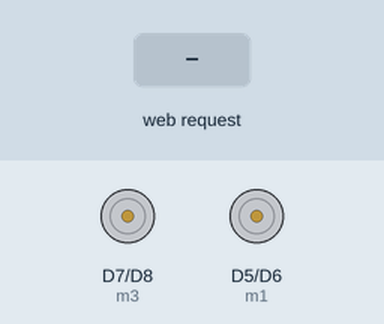
Recording of a sketch running on a simulated ESP8266 (NodeMCU). Parts: motor-driver pin pairs drawn as motors (green arrow = first pin HIGH = forward, orange = second pin HIGH = backward, longer = more drive). Inputs (shaded band) come from the test bench. WiFi joins after 1.5 s; servers stay silent unless stated; what the sketch prints to the serial monitor is not drawn.

Above: at 2.8 s.
2.9 s: HTTP request GET /forward received
At 3.2 s:
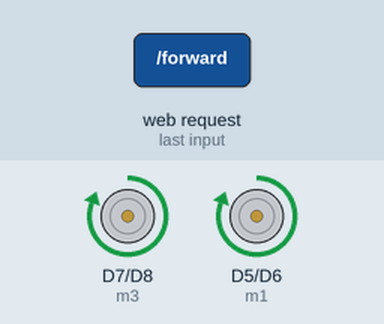
4.4 s: HTTP request GET /back received
At 5.5 s:
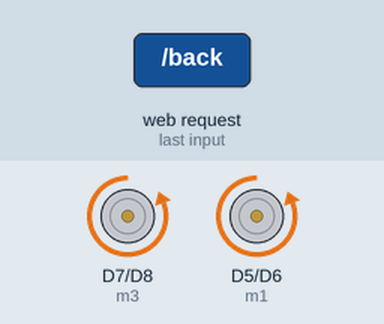
5.9 s: HTTP request GET /left received
At 6.7 s:
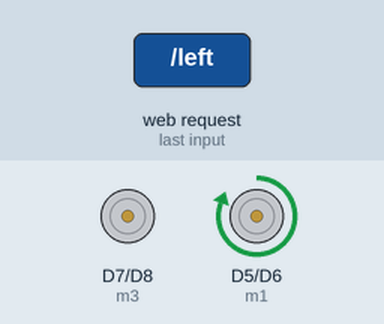
7.4 s: HTTP request GET /right received
At 7.8 s:
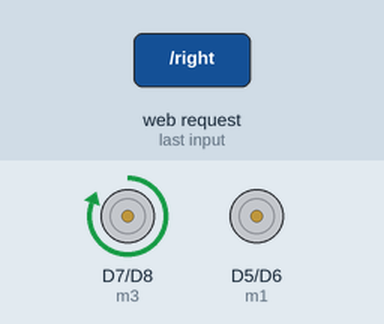
Timing chart, 0 to 9.9 s (numbered marks = the images above; inputs shaded):
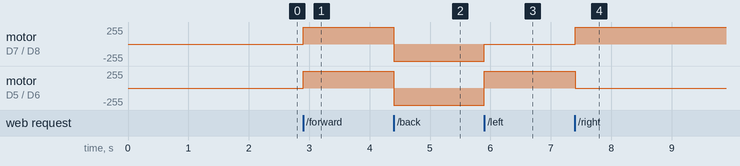

Measured:
- after the input at 2.9 s, motor on D7 (m3) / D8 (m4), motor on D5 (m1) / D6 (m2): stopped → forward 255/255 at once
- after the input at 4.4 s, motor on D7 (m3) / D8 (m4), motor on D5 (m1) / D6 (m2): forward 255/255 → backward 255/255 at once
- after the input at 5.9 s, motor on D7 (m3) / D8 (m4): backward 255/255 → stopped at once; motor on D5 (m1) / D6 (m2): backward 255/255 → forward 255/255 at once
- after the input at 7.4 s, motor on D7 (m3) / D8 (m4): stopped → forward 255/255 at once; motor on D5 (m1) / D6 (m2): forward 255/255 → stopped at once

The sketch:

WiFi_Robot.ino
```cpp
#include <ESP8266WiFi.h>

WiFiClient client;
WiFiServer server(80);

#define m1 D5
#define m2 D6
#define m3 D7
#define m4 D8

void setup()
{
  // put your setup code here, to run once:
  Serial.begin(9600);
  WiFi.begin("HASEEB", "karachi00201");
  while(WiFi.status() != WL_CONNECTED)
  {
    delay(200);
    Serial.print("..");
  }
  Serial.println();
  Serial.println("NodeMCU is connected!");
  Serial.println(WiFi.localIP());
  server.begin();
  pinMode(m1, OUTPUT);
  pinMode(m2, OUTPUT);
  pinMode(m3, OUTPUT);
  pinMode(m4, OUTPUT);
}

void loop()
{
  // put your main code here, to run repeatedly:
  client = server.available();  //Gets a client that is connected to the server and has data available for reading.
  if (client == 1)
  {
    String request =  client.readStringUntil('\n');
    Serial.println(request);
    request.trim();
    if(request == "GET /forward HTTP/1.1")
    {
      digitalWrite(m1, HIGH);
      digitalWrite(m2, LOW);
      digitalWrite(m3, HIGH);
      digitalWrite(m4, LOW);
    }
    else if(request == "GET /back HTTP/1.1")
    {
      digitalWrite(m1, LOW);
      digitalWrite(m2, HIGH);
      digitalWrite(m3, LOW);
      digitalWrite(m4, HIGH);
    }
    else if(request == "GET /left HTTP/1.1")
    {
      digitalWrite(m1, HIGH);
      digitalWrite(m2, LOW);
      digitalWrite(m3, LOW);
      digitalWrite(m4, LOW);
    }
    else if(request == "GET /right HTTP/1.1")
    {
      digitalWrite(m1, LOW);
      digitalWrite(m2, LOW);
      digitalWrite(m3, HIGH);
      digitalWrite(m4, LOW);
    }
    else if(request == "GET /stop HTTP/1.1")
    {
      digitalWrite(m1, LOW);
      digitalWrite(m2, LOW);
      digitalWrite(m3, LOW);
      digitalWrite(m4, LOW);
    }
  }
}
```
